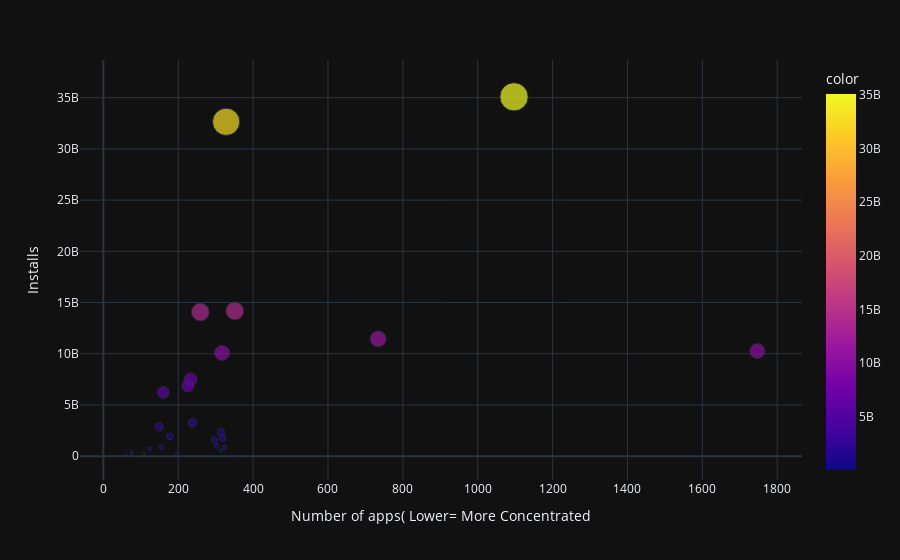

Here is the notebook cell this chart was saved with:
### Code cell
scatter = px.scatter(x= apps_and_installs_df["App"],
           y=apps_and_installs_df["Installs"],
           hover_name= apps_and_installs_df.index,
           size= apps_and_installs_df["Installs"],
           labels= {"x": "Number of apps( Lower= More Concentrated",
                    "y":"Installs"},
           color  = apps_and_installs_df["Installs"],)

scatter.show()

### Figure 1 — Plotly figure (JSON) as saved in the notebook; plotly's stock layout.template omitted (floating-point values rounded to 4 significant figures)
{"data": [{"hovertemplate": "<b>%{hovertext}</b><br><br>Number of apps( Lower= More Concentrated=%{x}<br>Installs=%{y}<br>size=%{marker.size}<br>color=%{marker.color}<extra></extra>", "hovertext": ["ART_AND_DESIGN", "AUTO_AND_VEHICLES", "BEAUTY", "BOOKS_AND_REFERENCE", "BUSINESS", "COMICS", "COMMUNICATION", "DATING", "EDUCATION", "ENTERTAINMENT", "EVENTS", "FAMILY", "FINANCE", "FOOD_AND_DRINK", "GAME", "HEALTH_AND_FITNESS", "HOUSE_AND_HOME", "LIBRARIES_AND_DEMO", "LIFESTYLE", "MAPS_AND_NAVIGATION", "MEDICAL", "NEWS_AND_MAGAZINES", "PARENTING", "PERSONALIZATION", "PHOTOGRAPHY", "PRODUCTIVITY", "SHOPPING", "SOCIAL", "SPORTS", "TOOLS", "TRAVEL_AND_LOCAL", "VIDEO_PLAYERS", "WEATHER"], "legendgroup": "", "marker": {"color": [124233100, 53129800, 26916200, 1921291655, 1001768120, 56036100, 32647241530, 264295110, 871352000, 2869160000, 15949410, 10257701590, 876612400, 273777750, 35085862717, 1583056220, 168582000, 62083000, 537562120, 724267560, 53205576, 7496210650, 31116110, 2325352930, 10088243130, 14176070180, 3247831540, 14069841475, 1751131465, 11450724500, 6868859300, 6221897200, 426096500], "coloraxis": "coloraxis", "size": [124233100, 53129800, 26916200, 1921291655, 1001768120, 56036100, 32647241530, 264295110, 871352000, 2869160000, 15949410, 10257701590, 876612400, 273777750, 35085862717, 1583056220, 168582000, 62083000, 537562120, 724267560, 53205576, 7496210650, 31116110, 2325352930, 10088243130, 14176070180, 3247831540, 14069841475, 1751131465, 11450724500, 6868859300, 6221897200, 426096500], "sizemode": "area", "sizeref": 87710000.0, "symbol": "circle"}, "mode": "markers", "name": "", "orientation": "v", "showlegend": false, "x": [62, 73, 42, 178, 303, 58, 328, 195, 155, 149, 45, 1747, 323, 109, 1097, 297, 76, 65, 315, 124, 350, 233, 50, 314, 317, 351, 238, 259, 319, 734, 226, 160, 75], "xaxis": "x", "y": [124233100, 53129800, 26916200, 1921291655, 1001768120, 56036100, 32647241530, 264295110, 871352000, 2869160000, 15949410, 10257701590, 876612400, 273777750, 35085862717, 1583056220, 168582000, 62083000, 537562120, 724267560, 53205576, 7496210650, 31116110, 2325352930, 10088243130, 14176070180, 3247831540, 14069841475, 1751131465, 11450724500, 6868859300, 6221897200, 426096500], "yaxis": "y", "type": "scatter"}], "layout": {"xaxis": {"anchor": "y", "domain": [0.0, 1.0], "title": {"text": "Number of apps( Lower= More Concentrated"}}, "yaxis": {"anchor": "x", "domain": [0.0, 1.0], "title": {"text": "Installs"}}, "coloraxis": {"colorbar": {"title": {"text": "color"}}, "colorscale": [[0.0, "#0d0887"], [0.1111, "#46039f"], [0.2222, "#7201a8"], [0.3333, "#9c179e"], [0.4444, "#bd3786"], [0.5556, "#d8576b"], [0.6667, "#ed7953"], [0.7778, "#fb9f3a"], [0.8889, "#fdca26"], [1.0, "#f0f921"]]}, "legend": {"tracegroupgap": 0, "itemsizing": "constant"}, "margin": {"t": 60}}}
